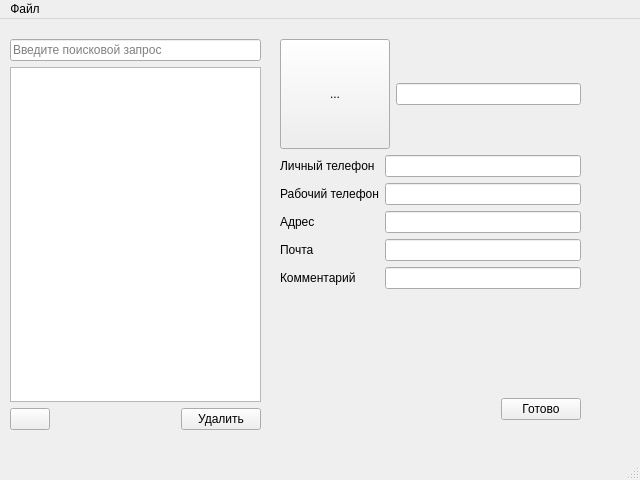
<?xml version="1.0" encoding="UTF-8"?>
<ui version="4.0">
 <class>MainWindow</class>
 <widget class="QMainWindow" name="MainWindow">
  <property name="geometry">
   <rect>
    <x>0</x>
    <y>0</y>
    <width>640</width>
    <height>480</height>
   </rect>
  </property>
  <property name="minimumSize">
   <size>
    <width>640</width>
    <height>480</height>
   </size>
  </property>
  <property name="windowTitle">
   <string>Адресная книга</string>
  </property>
  <property name="windowIcon">
   <iconset resource="files.qrc">
    <normaloff>:/images/contacts.png</normaloff>:/images/contacts.png</iconset>
  </property>
  <widget class="QWidget" name="centralwidget">
   <widget class="QWidget" name="contact_list_widget" native="true">
    <property name="geometry">
     <rect>
      <x>10</x>
      <y>20</y>
      <width>251</width>
      <height>391</height>
     </rect>
    </property>
    <property name="minimumSize">
     <size>
      <width>240</width>
      <height>0</height>
     </size>
    </property>
    <layout class="QGridLayout" name="gridLayout">
     <item row="0" column="0">
      <layout class="QVBoxLayout" name="contact_list_layout">
       <item>
        <widget class="QLineEdit" name="filter_edit">
         <property name="toolTip">
          <string>Фильтр контактов</string>
         </property>
         <property name="placeholderText">
          <string>Введите поисковой запрос</string>
         </property>
         <property name="clearButtonEnabled">
          <bool>true</bool>
         </property>
        </widget>
       </item>
       <item>
        <widget class="QListWidget" name="contact_list">
         <property name="minimumSize">
          <size>
           <width>220</width>
           <height>0</height>
          </size>
         </property>
        </widget>
       </item>
       <item>
        <layout class="QHBoxLayout" name="remove_contact_layout">
         <item>
          <widget class="QPushButton" name="add_contact_btn">
           <property name="toolTip">
            <string>Добавить контакт</string>
           </property>
           <property name="text">
            <string/>
           </property>
           <property name="icon">
            <iconset resource="files.qrc">
             <normaloff>:/images/add_in_db.png</normaloff>:/images/add_in_db.png</iconset>
           </property>
           <property name="iconSize">
            <size>
             <width>20</width>
             <height>20</height>
            </size>
           </property>
          </widget>
         </item>
         <item>
          <spacer name="horizontalSpacer_2">
           <property name="orientation">
            <enum>Qt::Horizontal</enum>
           </property>
           <property name="sizeHint" stdset="0">
            <size>
             <width>40</width>
             <height>20</height>
            </size>
           </property>
          </spacer>
         </item>
         <item>
          <widget class="QPushButton" name="remove_contact_btn">
           <property name="toolTip">
            <string>Удалить контакт</string>
           </property>
           <property name="text">
            <string>Удалить</string>
           </property>
           <property name="icon">
            <iconset resource="files.qrc">
             <normaloff>:/images/delete.ico</normaloff>:/images/delete.ico</iconset>
           </property>
          </widget>
         </item>
        </layout>
       </item>
      </layout>
     </item>
    </layout>
   </widget>
   <widget class="QWidget" name="contact_info_widget" native="true">
    <property name="geometry">
     <rect>
      <x>280</x>
      <y>20</y>
      <width>301</width>
      <height>381</height>
     </rect>
    </property>
    <property name="minimumSize">
     <size>
      <width>240</width>
      <height>0</height>
     </size>
    </property>
    <layout class="QGridLayout" name="gridLayout_2">
     <item row="0" column="0">
      <layout class="QVBoxLayout" name="contact_info_layout">
       <item>
        <layout class="QHBoxLayout" name="name_image_layout">
         <item>
          <widget class="QToolButton" name="image_btn">
           <property name="minimumSize">
            <size>
             <width>110</width>
             <height>110</height>
            </size>
           </property>
           <property name="text">
            <string>...</string>
           </property>
           <property name="icon">
            <iconset resource="files.qrc">
             <normaloff>:/images/dummy.png</normaloff>:/images/dummy.png</iconset>
           </property>
           <property name="iconSize">
            <size>
             <width>100</width>
             <height>100</height>
            </size>
           </property>
          </widget>
         </item>
         <item>
          <widget class="QLineEdit" name="name_edit"/>
         </item>
        </layout>
       </item>
       <item>
        <layout class="QFormLayout" name="other_layout">
         <item row="0" column="0">
          <widget class="QLabel" name="private_number_lbl">
           <property name="text">
            <string>Личный телефон</string>
           </property>
          </widget>
         </item>
         <item row="0" column="1">
          <widget class="QLineEdit" name="private_number_edit"/>
         </item>
         <item row="1" column="0">
          <widget class="QLabel" name="office_number_lbl">
           <property name="text">
            <string>Рабочий телефон</string>
           </property>
          </widget>
         </item>
         <item row="1" column="1">
          <widget class="QLineEdit" name="office_number_edit"/>
         </item>
         <item row="2" column="0">
          <widget class="QLabel" name="address_lbl">
           <property name="text">
            <string>Адрес</string>
           </property>
          </widget>
         </item>
         <item row="2" column="1">
          <widget class="QLineEdit" name="address_edit"/>
         </item>
         <item row="3" column="0">
          <widget class="QLabel" name="email_lbl">
           <property name="text">
            <string>Почта</string>
           </property>
          </widget>
         </item>
         <item row="3" column="1">
          <widget class="QLineEdit" name="email_edit"/>
         </item>
         <item row="4" column="0">
          <widget class="QLabel" name="comment_lbl">
           <property name="text">
            <string>Комментарий</string>
           </property>
          </widget>
         </item>
         <item row="4" column="1">
          <widget class="QLineEdit" name="comment_edit"/>
         </item>
        </layout>
       </item>
       <item>
        <layout class="QHBoxLayout" name="ready_btn_layout">
         <item>
          <spacer name="horizontalSpacer">
           <property name="orientation">
            <enum>Qt::Horizontal</enum>
           </property>
           <property name="sizeHint" stdset="0">
            <size>
             <width>40</width>
             <height>20</height>
            </size>
           </property>
          </spacer>
         </item>
         <item>
          <widget class="QPushButton" name="ready_btn">
           <property name="toolTip">
            <string>Сохранить контакт</string>
           </property>
           <property name="text">
            <string>Готово</string>
           </property>
          </widget>
         </item>
        </layout>
       </item>
      </layout>
     </item>
    </layout>
   </widget>
  </widget>
  <widget class="QMenuBar" name="menubar">
   <property name="geometry">
    <rect>
     <x>0</x>
     <y>0</y>
     <width>640</width>
     <height>22</height>
    </rect>
   </property>
   <widget class="QMenu" name="menu">
    <property name="title">
     <string>Файл</string>
    </property>
    <addaction name="add_contact_action"/>
    <addaction name="separator"/>
    <addaction name="quit_action"/>
   </widget>
   <addaction name="menu"/>
  </widget>
  <widget class="QStatusBar" name="statusbar"/>
  <action name="add_contact_action">
   <property name="icon">
    <iconset resource="files.qrc">
     <normaloff>:/images/add_in_db.png</normaloff>:/images/add_in_db.png</iconset>
   </property>
   <property name="text">
    <string>Новый контакт</string>
   </property>
  </action>
  <action name="quit_action">
   <property name="icon">
    <iconset resource="files.qrc">
     <normaloff>:/images/quit.png</normaloff>:/images/quit.png</iconset>
   </property>
   <property name="text">
    <string>Выход</string>
   </property>
  </action>
 </widget>
 <resources>
  <include location="files.qrc"/>
 </resources>
 <connections/>
</ui>
